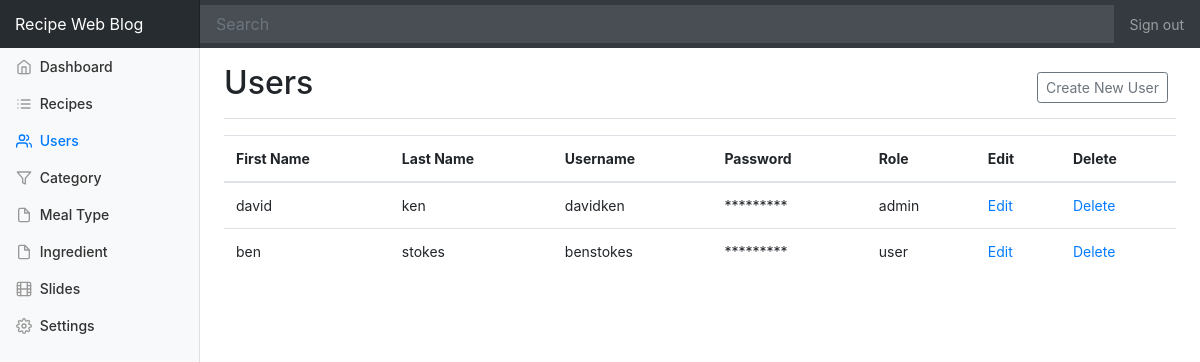
The app's page /dashboard/users.php (signed in) with its own data.
### tables this page shows
CREATE TABLE `settings` (
  `id` int(10) UNSIGNED NOT NULL,
  `name` varchar(32) NOT NULL,
  `value` varchar(400) NOT NULL,
  `last_changed` timestamp NOT NULL DEFAULT CURRENT_TIMESTAMP
);

CREATE TABLE `users` (
  `id` int(11) NOT NULL,
  `first_name` varchar(30) NOT NULL,
  `last_name` varchar(30) DEFAULT NULL,
  `username` varchar(50) NOT NULL,
  `password` varchar(255) NOT NULL,
  `role` enum('admin','user') NOT NULL DEFAULT 'user',
  `verfication_code` text NOT NULL
);

### includes/functions.php (called while the page is built, shortened)
<?php
function get_setting($name) {
  $table_name = 'settings';
  $db = (new Database())->getConnection();
  $stmt = $db->prepare('SELECT value FROM '. $table_name .' WHERE name = "'.$name.'" LIMIT 1');
  $stmt->execute();
  if($stmt->rowCount() > 0) {
    return $stmt->fetch()[0];
  } else {
    return null;
  }
}
function get_data($tablename, $orderBy = '') {
  $db = (new Database)->getConnection();
  $query = 'SELECT * FROM '.$tablename . $orderBy;
  $stmt = $db->prepare($query);
  $stmt->execute();
  return $stmt->fetchAll();
}

### dashboard/users.php (the view, shortened to what this page needs)
<?php
$data = get_data('users');
$total_posts = count($data);
    $page_title = 'Users';
include_once 'partials/header.php';
?>
<div class="d-flex justify-content-between flex-wrap flex-md-nowrap align-items-center pb-2 mb-3 border-bottom">
        <h1 class="h2"><?php echo isset($page_title)? ucfirst($page_title): 'Dashboard'; ?></h1>
        <div class="btn-toolbar mb-2 mb-md-0">
            <div class="btn-group mr-2">
                <button class="btn btn-sm btn-outline-secondary" data-toggle="modal" data-target=".add-new-user">Create New User</button>
            </div>
        </div>
    </div>
    <div class="content">
    <div class="row">
        <div class="col-md-12">
            <table class="table">
                <thead>
                    <tr>
                        <th scope="col">First Name</th>
                        <th scope="col">Last Name</th>
                        <th scope="col">Username</th>
                        <th scope="col">Password</th>
                        <th scope="col">Role</th>
                        <th scope="col">Edit</th>
                        <th scope="col">Delete</th>
                    </tr>
                </thead>
                <tbody>
                <?php
                for($i=0; $i<$total_posts; $i++) {
                    echo '<tr>
                        <td>' . $data[$i]['first_name'] . '</td>
                        <td>' . $data[$i]['last_name'] . '</td>
                        <td>' . $data[$i]['username'] . '</td>
                        <td>*********</td>
                        <td>' . $data[$i]['role'] . '</td>
                        <td><a href="edit_user.php?id='. $data[$i]['id'] .'">Edit</a></td>
                        <td><a href="operations/delete_user.php?id='. $data[$i]['id'] .'">Delete</a></td>
                    </tr>';
                }
                ?>
                </tbody>
            </table>
        </div>
    </div>
</div>
<?php include_once 'partials/footer.php';

### dashboard/partials/header.php (shortened to what this page needs)
<?php
  $website_name = get_setting('website_name');
?>
<!doctype html>
<html lang="en">
  <head>
    <link rel="stylesheet" href="../css/bootstrap.min.css" media="all" />
    <link href="../css/dashboard.css" rel="stylesheet">
  </head>
  <body>
    <nav class="navbar navbar-dark sticky-top bg-dark flex-md-nowrap p-0">
      <a class="navbar-brand col-sm-3 col-md-2 mr-0" href="../index.php"><?php echo $website_name? $website_name : get_config('app', 'name'); ?></a>
      <input class="form-control form-control-dark w-100" type="text" placeholder="Search" aria-label="Search">
      <ul class="navbar-nav px-3">
        <li class="nav-item text-nowrap">
          <a class="nav-link" href="../logout.php">Sign out</a>
        </li>
      </ul>
    </nav>
    <div class="container-fluid">
      <div class="row">
        <nav class="col-md-2 d-none d-md-block bg-light sidebar">
          <div class="sidebar-fixed pt-5">
            <ul class="nav flex-column">
              <li class="nav-item">
                <a class="nav-link <?php echo isset($page_title) && $page_title === 'Dashboard'? 'active':'';?>" href="index.php">
                  <span data-feather="home"></span>
                  Dashboard <?php echo isset($page_title) && $page_title === 'Dashboard'? '<span class="sr-only">(current)</span>':'';?>
                </a>
              </li>
              <li class="nav-item">
                <a class="nav-link <?php echo isset($page_title) && $page_title === 'Recipes'? 'active':'';?>" href="recipes.php">
                  <span data-feather="list"></span>
                  Recipes <?php echo isset($page_title) && $page_title === 'Recipes'? '<span class="sr-only">(current)</span>':'';?>
                </a>
              </li>
              <li class="nav-item">
                <a class="nav-link <?php echo isset($page_title) && $page_title === 'Users'? 'active':'';?>" href="users.php">
                  <span data-feather="users"></span>
                  Users <?php echo isset($page_title) && $page_title === 'Users'? '<span class="sr-only">(current)</span>':'';?>
                </a>
              </li>
              <li class="nav-item">
                <a class="nav-link <?php echo isset($page_title) && $page_title === 'Category'? 'active':'';?>" href="category.php">
                  <span data-feather="filter"></span>
                  Category <?php echo isset($page_title) && $page_title === 'Category'? '<span class="sr-only">(current)</span>':'';?>
                </a>
              </li>
              <li class="nav-item">
                <a class="nav-link <?php echo isset($page_title) && $page_title === 'Meal Type'? 'active':'';?>" href="meal_type.php">
                  <span data-feather="file"></span>
                  Meal Type <?php echo isset($page_title) && $page_title === 'Meal Type'? '<span class="sr-only">(current)</span>':'';?>
                </a>
              </li>
              <li class="nav-item">
                <a class="nav-link <?php echo isset($page_title) && $page_title === 'Ingredient'? 'active':'';?>" href="ingredient.php">
                  <span data-feather="file"></span>
                  Ingredient <?php echo isset($page_title) && $page_title === 'Ingredient'? '<span class="sr-only">(current)</span>':'';?>
                </a>
              </li>
              <li class="nav-item dropdown">
                <a class="nav-link <?php echo isset($page_title) && $page_title === 'Slides'? 'active':'';?>" href="slides.php" >
                  <span data-feather="film"></span>
                  Slides <?php echo isset($page_title) && $page_title === 'Slides'? '<span class="sr-only">(current)</span>':'';?>
                </a>
              </li>
              <li class="nav-item">
                <a class="nav-link <?php echo isset($page_title) && $page_title === 'Settings'? 'active':'';?>" href="settings.php">
                  <span data-feather="settings"></span>
                  Settings <?php echo isset($page_title) && $page_title === 'Settings'? '<span class="sr-only">(current)</span>':'';?>
                </a>
              </li>
            </ul>
          </div>
        </nav>
        <main role="main" class="col-md-9 ml-sm-auto col-lg-10 pt-3 px-4">

### css/dashboard.css (style rules this page uses)
body { font-size: .875rem; }
.feather { width: 16px; height: 16px; vertical-align: text-bottom; }
.sidebar { position: fixed; top: 0; bottom: 0; left: 0; z-index: 100; padding: 0; box-shadow: inset -1px 0 0 rgba(0, 0, 0, .1); }
.sidebar .nav-link { font-weight: 500; color: #333; }
.sidebar .nav-link .feather { margin-right: 4px; color: #999; }
.sidebar .nav-link.active { color: #007bff; }
.sidebar .nav-link:hover .feather, .sidebar .nav-link.active .feather { color: inherit; }
.navbar-brand { padding-top: .75rem; padding-bottom: .75rem; font-size: 1rem; background-color: rgba(0, 0, 0, .25); box-shadow: inset -1px 0 0 rgba(0, 0, 0, .25); }
.navbar .form-control { padding: .75rem 1rem; border-width: 0; border-radius: 0; }
.form-control-dark { color: #fff; background-color: rgba(255, 255, 255, .1); border-color: rgba(255, 255, 255, .1); }
.border-bottom { border-bottom: 1px solid #e5e5e5; }

### records on screen
settings: value "Recipe Web Blog"
users: first_name "david", last_name "ken", username "davidken", role "admin"
users: first_name "ben", last_name "stokes", username "benstokes", role "user"

### other values on screen
$page_title "Users"
